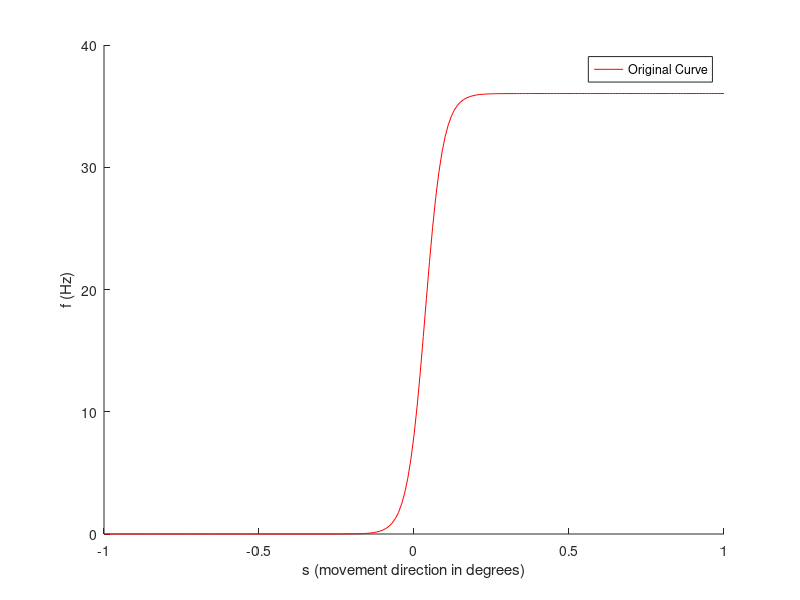

The MATLAB source for this figure:
%this is the reproduction of 1.7B from the book


%tuning curve x values
ss = -1:0.01:1;

%tuning curve parameter values
s_half = 0.036;
deltaS = 0.029;
r_max = 36.03;

%function to generate tuning curve
ff = @(xx) r_max./(1+exp((s_half-xx)./deltaS));

%varying widths
width1 = 1;
width2 = 2;
width3 = 0.5;

figure
hold on
plot(ss,ff(ss),'r-');
legend('Original Curve');
hold off
xlabel('s (movement direction in degrees)');
ylabel('f (Hz)');
